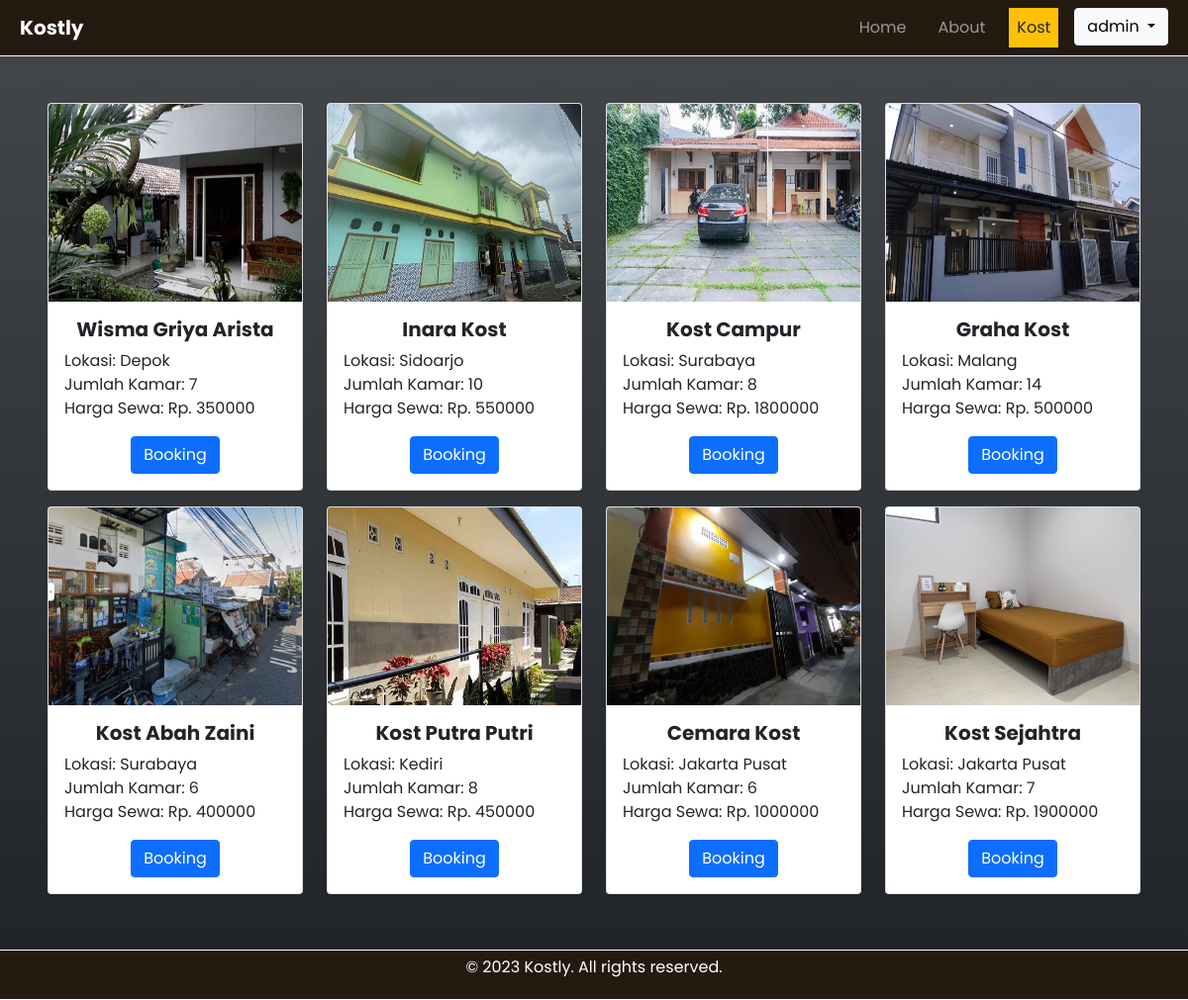
The page /pages/pengguna/kost.php (signed in) on the database its author committed.
### tables this page shows
CREATE TABLE `pengguna` (
  `id_pengguna` int(5) NOT NULL,
  `username` varchar(15) NOT NULL,
  `password` varchar(15) NOT NULL,
  `nama_pengguna` varchar(20) NOT NULL,
  `ttl` varchar(40) NOT NULL,
  `alamat_pengguna` varchar(30) NOT NULL,
  `no_hp` int(12) NOT NULL,
  `role` varchar(10) NOT NULL
);

CREATE TABLE `kost` (
  `id_kost` varchar(5) NOT NULL,
  `nama` varchar(20) NOT NULL,
  `alamat` varchar(30) NOT NULL,
  `jumlah_kamar` int(3) NOT NULL,
  `harga_sewa` int(10) NOT NULL,
  `gambar` varchar(50) NOT NULL
);

### pages/pengguna/kost.php (the view, shortened to what this page needs)
<?php
include '../../conf/koneksi.php';
$page = "Kost";
?>
<!DOCTYPE html>
<html lang="en">
<head>
    <link href="https://cdn.jsdelivr.net/npm/bootstrap@5.0.2/dist/css/bootstrap.min.css" rel="stylesheet" />
    <link rel="stylesheet" href="../../assets/css/style.css" type="text/css" />
</head>
<body>
    <?php
    require_once "../../components/navbar.php";
    ?>
    <div class="container-xxl bg-dark bg-gradient mt-5 p-5">
            <div class="row d-flex justify-content-center">
                <?php
                include('../../conf/koneksi.php');
                $query = mysqli_query($conn, "SELECT * FROM kost");
                while ($row = mysqli_fetch_assoc($query)) :
                ?>
                    <div class="col-3 my-2">
                        <div class="card h-100 text-center">
                            <img src="../../assets/img/<?php echo $row['gambar']; ?>" class="card-img-top" alt="<?php echo $row['nama'] ?>" height="200px">
                            <div class="card-body">
                                <h5 class="card-title"><b><?php echo $row['nama']; ?></b></h5>
                                <p class="card-text" style="text-align: left;">Lokasi: <?php echo $row['alamat']; ?><br />
                                    Jumlah Kamar: <?php echo $row['jumlah_kamar']; ?><br />Harga Sewa: Rp. <?php echo $row['harga_sewa']; ?></p>
                                <?php echo '<a class="btn btn-primary" href="./booking.php?id_kost=' . $row['id_kost'] . '">Booking</a>' ?>
                            </div>
                        </div>
                    </div>
                <?php endwhile; ?>
        </div>
    </div>
    <?php
    require_once "../../components/footer.php";
    ?>
</body>
</html>

### components/navbar.php
<nav class="navbar navbar-expand-lg p-2 navbar-dark fixed-top">
    <div class="container-fluid d-flex align-items-center">
        <div class="navbar-brand">
            <b>Kostly</b>
        </div>
        <div class="collapse navbar-collapse space d-flex flex-row-reverse" id="navbarNav">
            <ul class="navbar-nav fw-semibold">
                <li class="nav-item ms-3">
                    <a <?php echo ($page == 'Home') ? "class= 'nav-link bg-warning text-dark'" : "class= 'nav-link'" ?> href="home.php">Home</a>
                </li>
                <li class="nav-item ms-3">
                    <a <?php echo ($page == 'About') ? "class= 'nav-link bg-warning text-dark'" : "class= 'nav-link'" ?> href="about.php">About</a>
                </li>
                <li class="nav-item ms-3">
                    <a <?php echo ($page == 'Kost') ? "class= 'nav-link bg-warning text-dark'" : "class= 'nav-link'" ?> href="kost.php">Kost</a>
                </li>
                <?php
                if (!isset($_SESSION['username'])) {
                    echo '
                    <div class="dropdown ms-3">
                        <button class="btn btn-light dropdown-toggle" type="button" data-bs-toggle="dropdown" aria-expanded="false">
                            Guest
                        </button>
                        <ul class="dropdown-menu bg-primary dropdown-menu-end">
                            <li>
                                <a href="login.php" class="dropdown-item bg-primary text-white">Login</a>
                            </li>
                        </ul>
                    </div>';
                } else {
                    $login = $_SESSION['username'];
                    $sql = "SELECT nama_pengguna, alamat_pengguna, ttl, no_hp FROM pengguna WHERE username = '$login'";
                    $result = $conn->query($sql);
                    if ($result->num_rows > 0) {
                        while ($row = $result->fetch_assoc()) {
                            $nama = $row['nama_pengguna'];
                        }
                    }
                    echo '
                    <div class="dropdown ms-3">
                        <button class="btn btn-light dropdown-toggle" type="button" data-bs-toggle="dropdown" aria-expanded="false">
                            '.$nama.'
                        </button>
                        <ul class="dropdown-menu bg-danger dropdown-menu-end">
                            <li>
                                <a href="../../conf/logout.php" class="dropdown-item bg-danger text-white">Logout</a>
                            </li>
                        </ul>
                    </div>';
                }
                ?>
            </ul>
        </div>
    </div>
</nav>

### assets/css/style.css (style rules this page uses)
* { margin: 0; padding: 0; box-sizing: border-box; font-family: "Poppins", sans-serif; scroll-behavior: smooth; }
nav { background-color: #241A10; border-bottom: 1px solid white; }

### rows shown on the page
pengguna: nama_pengguna "admin"
kost: gambar (picture), nama "Wisma Griya Arista", alamat "Depok", jumlah_kamar "7", harga_sewa "350000"
kost: gambar (picture), nama "Inara Kost", alamat "Sidoarjo", jumlah_kamar "10", harga_sewa "550000"
kost: gambar (picture), nama "Kost Campur", alamat "Surabaya", jumlah_kamar "8", harga_sewa "1800000"
kost: gambar (picture), nama "Graha Kost", alamat "Malang", jumlah_kamar "14", harga_sewa "500000"
kost: gambar (picture), nama "Kost Abah Zaini", alamat "Surabaya", jumlah_kamar "6", harga_sewa "400000"
kost: gambar (picture), nama "Kost Putra Putri", alamat "Kediri", jumlah_kamar "8", harga_sewa "450000"
kost: gambar (picture), nama "Cemara Kost", alamat "Jakarta Pusat", jumlah_kamar "6", harga_sewa "1000000"
kost: gambar (picture), nama "Kost Sejahtra", alamat "Jakarta Pusat", jumlah_kamar "7", harga_sewa "1900000"
